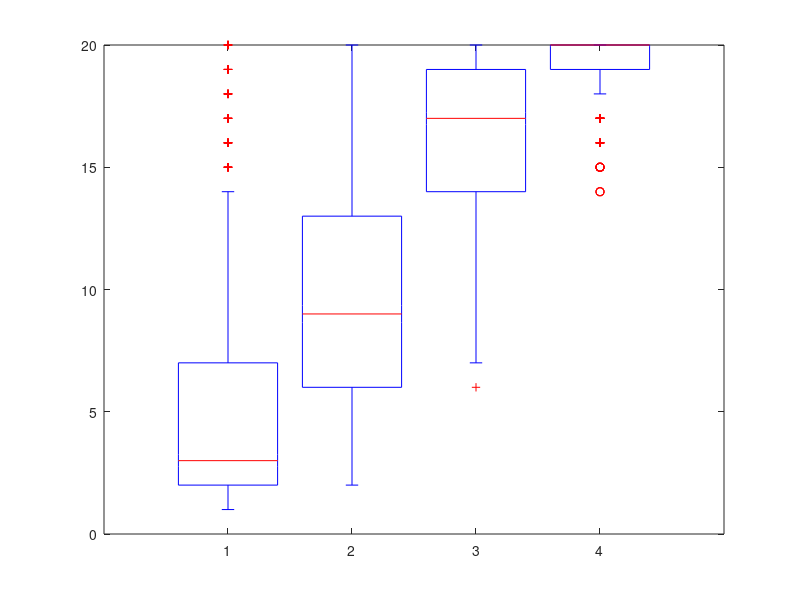

MATLAB code to generate this figure: (Note: this script raises an error after producing the figure.)
%% DP Script
path(path,'../');
clear all;
close all;

% Sample from the fixed model
N = 100;
K = 20;

alpvals = [0.1 1 10 100];

NITS = 1000;
for a = 1:length(alpvals)
    Z = zeros(N,K);
    Z(:,1) = 1;
    alp = alpvals(a);
    for it = 1:NITS
        for n = 1:N
            Z(n,:) = 0;
            c = sum(Z);
            probs = (c + alp/K)./(alp + sum(c));
            pos = find(rand<=cumsum(probs));
            Z(n,pos) = 1;
        end
        c = sum(Z);
        nz(it,a) = sum(c>0);
    end
end
%%
b = boxplot(nz)
for i = 1:length(b(:))
    set(b(i),'linewidth',2);
end
set(gca,'xtick',[1:4],'xticklabel',alpvals)

setupPlot;

xlabel('$\alpha$','interpreter','latex','fontsize',24)
ylabel('Number of non-empty components');
makePDF('DPfixed.eps');

%% Sample from DP prior
close all;
N = 100;
alpvals = [0.1 1 10 100];
nClusters = [];
for a = 1:length(alpvals)
    Z = repmat(1,N,1);
    cluster_counts = N;
    alp = alpvals(a);
    for it = 1:NITS
        for n = 1:N
            current = Z(n);
            Z(n) = -1;
            cluster_counts(current) = cluster_counts(current) - 1;
            if cluster_counts(current) == 0
                % Delete
                cluster_counts(current) = [];
                pos = find(Z>current);
                Z(pos) = Z(pos) - 1;
            end

            Post = [cluster_counts alp];
            Post = Post./sum(Post);
            new_cluster = find(rand<=cumsum(Post),1);

            if new_cluster > max(Z)
                cluster_counts(1,end+1) = 1;
                Z(n) = max(Z) + 1;
            else
                cluster_counts(new_cluster) = cluster_counts(new_cluster) + 1;
                Z(n) = new_cluster;
            end

        end
        nClusters(it,a) = length(cluster_counts);
    end
end

%%
close all
hist(nClusters,1:2:max(nClusters(:)))
setupPlot
xlabel('Number of non-empty clusters');
ylabel('Frequency');
legend('\alpha = 0.1','\alpha = 1','\alpha = 10','\alpha = 100')
axis tight
makePDF('DPbars.eps');

%% DP Mixture example
% Sample some nice data
x = [randn(50,1)-5;randn(50,1);randn(50,1)+5];
x = sort(x);
base_mean = 0;
base_prec = 0.01;
obs_prec = 1;

N = length(x);
Z = repmat(1,N,1);
clustN = sum(N);
clustS = sum(x);
K = 1;
alp = 1;
simMatrix = zeros(N);
nClusters = [];
samplePars = 0;

if samplePars
    theta = [];
    [m,p] = getPost(clustN,clustS,base_mean,base_prec,obs_prec);
    theta = randn(1,K)./sqrt(p) + m;
end
for it = 1:NITS
    for n = 1:N
        current = Z(n);
        Z(n) = -1;
        clustN(current) = clustN(current) - 1;
        clustS(current) = clustS(current) - x(n);
        if clustN(current) == 0
            % Delete
            pos = find(Z>current);
            Z(pos) = Z(pos) - 1;
            clustN(current) = [];
            clustS(current) = [];
            K = K - 1;
            if samplePars
                theta(current) = [];
            end
        end
        
        Like = zeros(1,K+1);
        for k = 1:K
            if samplePars
                Like(k) = lognormpdf(x(n),theta(k),obs_prec);
            else
                Like(k) = clusterlike(x(n),clustN(k),clustS(k),base_mean,base_prec,obs_prec);
            end
        end
        Like(end) = clusterlike(x(n),0,0,base_mean,base_prec,obs_prec);
        Prior = [clustN alp]./(alp + N -1);
        Post = Like + log(Prior);
        Post = exp(Post - max(Post));
        Post = cumsum(Post./sum(Post));
        new_cluster = find(rand<Post,1);
        if new_cluster > K
            % create a new one
            K = K + 1;
            clustN(1,end+1) = 1;
            clustS(1,end+1) = x(n);
            Z(n) = max(Z) + 1;
            if samplePars
                [m,p] = getPost(1,x(n),base_mean,base_prec,obs_prec);
                theta(1,end+1) = randn/sqrt(p) + m;
            end
        else
            clustN(new_cluster) = clustN(new_cluster) + 1;
            clustS(new_cluster) = clustS(new_cluster) + x(n);
            Z(n) = new_cluster;
        end
    end
    if samplePars
        [m,p] = getPost(clustN,clustS,base_mean,base_prec,obs_prec);
        theta = randn(1,K)./sqrt(p) + m;
    end
    for k = 1:K
        pos = find(Z==k);
        simMatrix(pos,pos) = simMatrix(pos,pos) + 1;
    end
    if rem(it,10)==0
        figure(1);
        imagesc(simMatrix);drawnow
        figure(2);
        hold off
        for k = 1:K
            pos = find(Z==k);
            plot(x(pos),zeros(size(pos)),'o','markersize',20);
            hold all
        end
    end
    
    nClusters(it) = K;
end
%%
close all
figure(1);
hold off
for n = 1:N
    plot([x(n) x(n)],[0 1],'k');
    hold on
    plot(x(n),1,'ro')
end
ylim([0 2])
setupPlot
xlabel('x');
makePDF('CRP_data.eps');

figure(2)
imagesc(simMatrix);
setupPlot;
xlabel('n');
ylabel('n');
makePDFopengl('CRP_sim.eps');

figure(3);
hist(nClusters,unique(nClusters));
setupPlot;
xlabel('K');
ylabel('Frequency');
makePDF('CRP_K.eps');


%% Sample from a HDP


